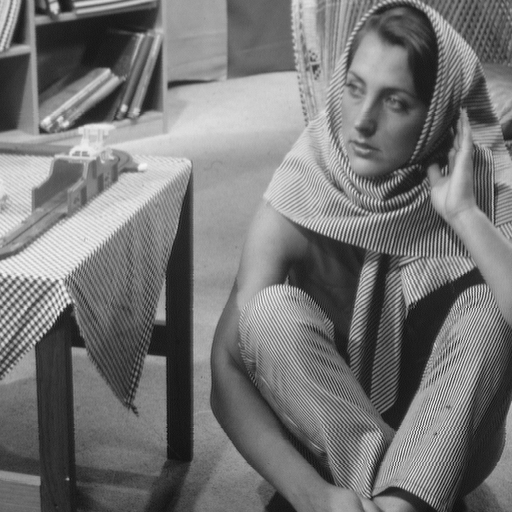
%> input picture Exercise2/barbara.pgm, 512 x 512 px
$ octave demo.m   (GNU Octave 9; MATLAB toolbox functions it lacks are replaced by stand-ins)
%> lines starting %> are read from the running program, lines starting %| are printed output that depends on the picture
### common_function/morphimage.m
%morphimage morphs an image (grayscale) using a morphing matrix.
%	MorphedImage = morphimage(Image, morphfield) morphs Image.
%
%	MorphedImage --> Result of the morphing process
%
%   Image        --> Original grayscale image
%   morphfield   --> morphing matrix of size m,n,2 where
%                       :,:,1 --> morphing matrix for x-coordiantes
%                       :,:,2 --> morphing matrix for y-coordiantes
%
%example for a grayscale image:
%Read a grayscale image
%   image = imread('example.pgm');
%   imagesize = size(image);
%Creating a random morphield
%   morphfield = 8*imresize(rand(5,5,2)-0.5,imagesize,'bilinear');
%Morph the original image
%   MorphedImage = morphimage(image,morphfield);
%Show original image
%	figure(1); imagesc(image,[0 255]); colormap gray;
%Show morphed image
%	figure(2); imagesc(MorphedImage,[0 255]); colormap gray;
%Show morphing matrix for x-coordinates
%	figure(3); imagesc(morphfield(:,:,1)); colorbar;
%Show morphing matrix for y-coordinates
%	figure(4); imagesc(morphfield(:,:,2)); colorbar;


function res = morphimage(orig,morphfield)

%get size of the image
origsize = size(orig);
%create an empty image
res = zeros(origsize);

%compute the new grayvalues for every pixel
for cnt1 = 1:1:origsize(1)
    for cnt2 = 1:1:origsize(2)
        %get the morphing-vector for the current pixel
        xn = cnt2-morphfield(cnt1,cnt2,1);
        yn = cnt1-morphfield(cnt1,cnt2,2);
        if xn < 1
            xn = 1;
        end
        if xn > origsize(2)
            xn = origsize(2);
        end
        if yn < 1
            yn = 1;
        end
        if yn > origsize(1)
            yn = origsize(1);
        end
        %compute the pixel coordinates (x1,x2,y1,y2) and weighting
        %(fx1,fx2,fy1,fy2) which are used to compute the new
        %pixel grayvalue
        x1 = floor(xn);
        x2 = ceil(xn);
        fx1 = x2-xn;
        fx2 = 1-fx1;
        y1 = floor(yn);
        y2 = ceil(yn);
        fy1 = y2-yn;
        fy2 = 1-fy1;
        %compute the new grayvalue of the current pixel
        res(cnt1,cnt2) = fx1*fy1*orig(y1,x1)+fy1*fx2*orig(y1,x2)+fy2*fx1*orig(y2,x1)+fy2*fx2*orig(y2,x2);
    end
end


### Exercise2/demo.m
% Add path common function
addpath('../common_function');

%example for a grayscale image:
%Read a grayscale image
image = imread('barbara.pgm');
%> image is the input picture: size 512x512 uint8; min 12, max 246, mean 117.4
imagesize = size(image);
%> imagesize = [512 512]
%Creating a random morphield
morphfield = 8*imresize(rand(5,5,2)-0.5,imagesize,'bilinear');
%Morph the original image
MorphedImage = morphimage(image,morphfield);
%> after the loop in morphimage, `for cnt1 = 1:1:origsize(1)`:
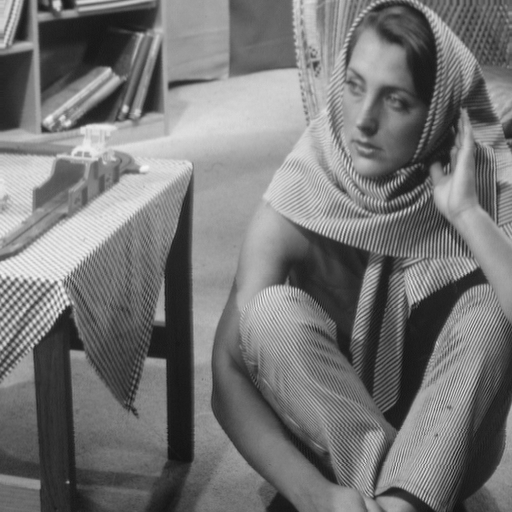
%> res: size 512x512 double; min 19, max 245, mean 117.6
%Show original image
figure(1); imagesc(image,[0 255]); colormap gray;
%Show morphed image
	figure(2); imagesc(MorphedImage,[0 255]); colormap gray;
%Show morphing matrix for x-coordinates
	figure(3); imagesc(morphfield(:,:,1)); colorbar;
%> after `colorbar`:
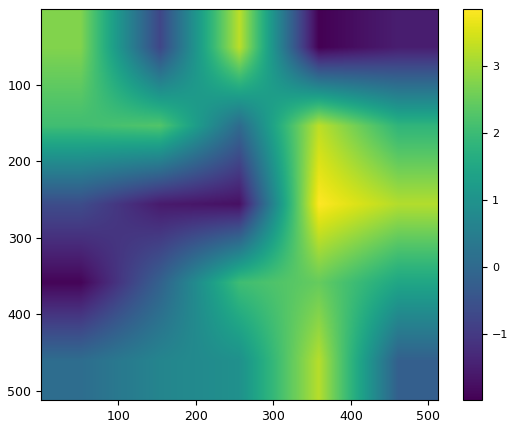
%> figure redrawn from the program's plot data
%Show morphing matrix for y-coordinates
	figure(4); imagesc(morphfield(:,:,2)); colorbar;
%> after `colorbar`:
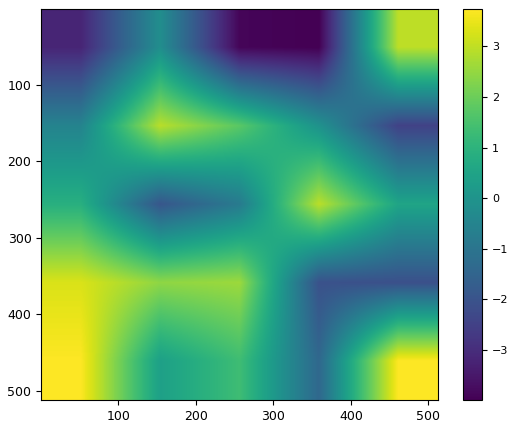
%> figure redrawn from the program's plot data
